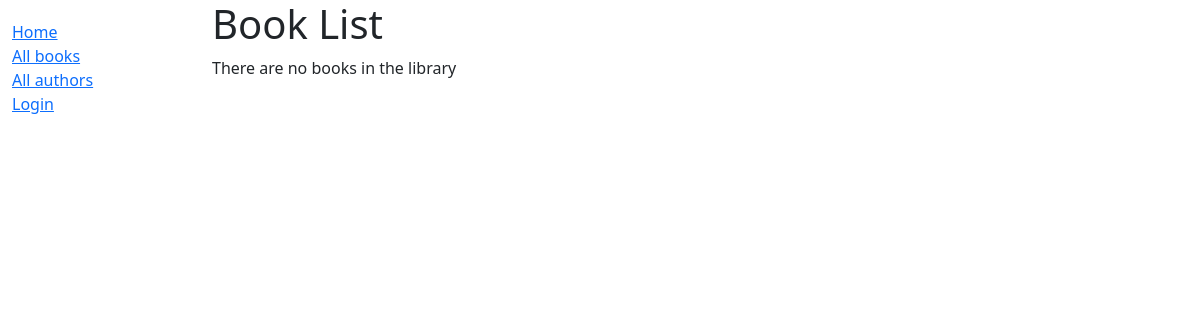
Page /catalog/books/ on the earlier database version.
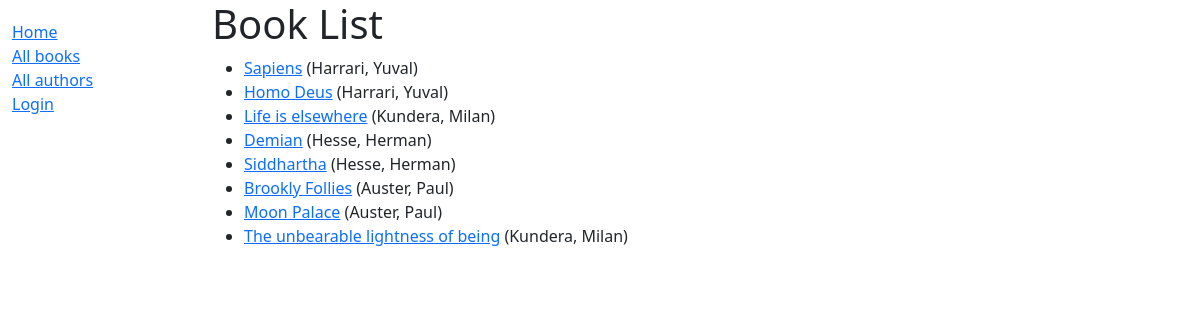
Same page on the later database version.
### catalog/models.py (models this page shows, shortened)
class Book(models.Model):
    title = models.CharField(max_length=200)
    author = models.ForeignKey('Author', on_delete=models.RESTRICT, null=True)
    summary = models.TextField(max_length=1000)
    isbn = models.CharField('ISBN', max_length=13, unique=True)
    genre = models.ManyToManyField(Genre)
    language = models.ForeignKey('Language', on_delete=models.RESTRICT, null=True)
    def get_absolute_url(self):
        return reverse('book-detail', args=[str(self.id)])
    def display_genre(self):
        return ', '.join(genre.name for genre in self.genre.all()[:3])
    display_genre.short_description = 'Genre'

class Author(models.Model):
    first_name = models.CharField(max_length=100)
    last_name = models.CharField(max_length=100)
    date_of_birth = models.DateField(null=True, blank=True)
    date_of_death = models.DateField('died', null=True, blank=True)
    class Meta:
        ordering = ['last_name', 'first_name']
    def __str__(self):
        return f'{self.last_name}, {self.first_name}'

### catalog/views.py (the view)
# urls.py: path('books/', views.BookListView.as_view(), name='books'),
class BookListView(generic.ListView):
    model = Book
    paginate_by = 10

### catalog/templates/catalog/book_list.html
{% extends "base_generic.html" %}
{% block content %}
    <h1>Book List</h1>
    {% if book_list %}
        <ul>
            {% for book in book_list %}
                <li><a href="{{book.get_absolute_url}}">{{book.title}}</a> ({{book.author}})</li>
            {% endfor %}
        </ul>
    {% else %}
        <p>There are no books in the library</p>
    {% endif %}
{% endblock %}

### catalog/templates/base_generic.html (shortened to what this page needs)
<!doctype html>
<html lang="en">
  <head>
    <link href="https://cdn.jsdelivr.net/npm/bootstrap@5.3.3/dist/css/bootstrap.min.css"
      rel="stylesheet"
>
    {% load static %}
    <link rel="stylesheet" href="{% static 'css/styles.css' %}" />
  </head>
  <body>
    <div class="container-fluid">
      <div class="row">
        <div class="col-sm-2">
          {% block sidebar %}
            <ul class="sidebar-nav">
              <li><a href="{% url 'index' %}">Home</a></li>
              <li><a href="{% url 'books' %}">All books</a></li>
              <li><a href="{% url 'authors' %}">All authors</a></li>
              {% if user.is_authenticated %}
                <li>User: {{user.get_username}}</li>
                <li><a href="{% url 'my-borrowed' %}">My Borrowed</a></li>
                <li>
                  <form id="logout-form" method="post" action="{% url 'logout' %}">
                    {% csrf_token %}
                    <button type="submit" class="btn btn-link">Logout</button>
                  </form>
                </li>
              {% else %}
                <li><a href="{% url 'login' %}?next={{request.path}}">Login</a></li>
              {% endif %}
            </ul>
          {% endblock %}
        </div>
        <div class="col-sm-10 ">
          {% block content %}{% endblock %}
        </div>
      </div>
    </div>
  </body>
</html>

### catalog/static/styles.css (style rules this page uses)
.sidebar-nav { margin-top: 20px; padding: 0; list-style: none; }

Differences in the rows shown:
added Book: title "Sapiens", author "Harrari, Yuval"
added Book: title "Homo Deus", author "Harrari, Yuval"
added Book: title "Life is elsewhere", author "Kundera, Milan"
added Book: title "Demian", author "Hesse, Herman"
added Book: title "Siddhartha", author "Hesse, Herman"
added Book: title "Brookly Follies", author "Auster, Paul"
added Book: title "Moon Palace", author "Auster, Paul"
added Book: title "The unbearable lightness of being", author "Kundera, Milan"
Other differences:
text no longer shown: "There are no books in the library"
